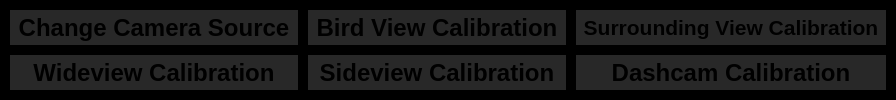
         <widget class="QWidget" name="page_calibration">
          <property name="styleSheet">
           <string notr="true">background: black;</string>
          </property>
          <layout class="QGridLayout" name="gridLayout">
           <property name="leftMargin">
            <number>10</number>
           </property>
           <property name="topMargin">
            <number>10</number>
           </property>
           <property name="rightMargin">
            <number>10</number>
           </property>
           <property name="bottomMargin">
            <number>10</number>
           </property>
           <property name="spacing">
            <number>10</number>
           </property>
           <item row="0" column="0">
            <widget class="QToolButton" name="btn_change_source">
             <property name="enabled">
              <bool>true</bool>
             </property>
             <property name="sizePolicy">
              <sizepolicy hsizetype="Minimum" vsizetype="Expanding">
               <horstretch>0</horstretch>
               <verstretch>0</verstretch>
              </sizepolicy>
             </property>
             <property name="font">
              <font>
               <pointsize>18</pointsize>
               <weight>75</weight>
               <bold>true</bold>
              </font>
             </property>
             <property name="styleSheet">
              <string notr="true">QToolButton#btn_change_source {
    background-color: #282828;
	border-radius: 20px;
}
QToolButton#btn_change_source:pressed {
	background-color: #3f3f3f;
}</string>
             </property>
             <property name="text">
              <string>Change Camera Source</string>
             </property>
             <property name="iconSize">
              <size>
               <width>140</width>
               <height>140</height>
              </size>
             </property>
             <property name="toolButtonStyle">
              <enum>Qt::ToolButtonTextUnderIcon</enum>
             </property>
             <property name="autoRaise">
              <bool>true</bool>
             </property>
            </widget>
           </item>
           <item row="0" column="1">
            <widget class="QToolButton" name="btn_calib_birdview">
             <property name="sizePolicy">
              <sizepolicy hsizetype="Minimum" vsizetype="Expanding">
               <horstretch>0</horstretch>
               <verstretch>0</verstretch>
              </sizepolicy>
             </property>
             <property name="font">
              <font>
               <pointsize>18</pointsize>
               <weight>75</weight>
               <bold>true</bold>
              </font>
             </property>
             <property name="toolTip">
              <string/>
             </property>
             <property name="layoutDirection">
              <enum>Qt::LeftToRight</enum>
             </property>
             <property name="autoFillBackground">
              <bool>false</bool>
             </property>
             <property name="styleSheet">
              <string notr="true">QToolButton#btn_calib_birdview {
    background-color: #282828;
	border-radius: 20px;
}
QToolButton#btn_calib_birdview:pressed {
	background-color: #3f3f3f;
}</string>
             </property>
             <property name="text">
              <string>Bird View Calibration</string>
             </property>
             <property name="iconSize">
              <size>
               <width>140</width>
               <height>140</height>
              </size>
             </property>
             <property name="checkable">
              <bool>false</bool>
             </property>
             <property name="popupMode">
              <enum>QToolButton::DelayedPopup</enum>
             </property>
             <property name="toolButtonStyle">
              <enum>Qt::ToolButtonTextUnderIcon</enum>
             </property>
             <property name="autoRaise">
              <bool>true</bool>
             </property>
             <property name="arrowType">
              <enum>Qt::NoArrow</enum>
             </property>
            </widget>
           </item>
           <item row="0" column="2">
            <widget class="QToolButton" name="btn_calib_surrounding_view">
             <property name="sizePolicy">
              <sizepolicy hsizetype="Minimum" vsizetype="Expanding">
               <horstretch>0</horstretch>
               <verstretch>0</verstretch>
              </sizepolicy>
             </property>
             <property name="font">
              <font>
               <pointsize>16</pointsize>
               <weight>75</weight>
               <bold>true</bold>
              </font>
             </property>
             <property name="styleSheet">
              <string notr="true">QToolButton#btn_calib_surrounding_view{
    background-color: #282828;
	border-radius: 20px;
}
QToolButton#btn_calib_surrounding_view:pressed {
	background-color: #3f3f3f;
}</string>
             </property>
             <property name="text">
              <string>Surrounding View Calibration</string>
             </property>
             <property name="iconSize">
              <size>
               <width>140</width>
               <height>140</height>
              </size>
             </property>
             <property name="toolButtonStyle">
              <enum>Qt::ToolButtonTextUnderIcon</enum>
             </property>
             <property name="autoRaise">
              <bool>true</bool>
             </property>
            </widget>
           </item>
           <item row="2" column="0">
            <widget class="QToolButton" name="btn_calib_wideview">
             <property name="enabled">
              <bool>true</bool>
             </property>
             <property name="sizePolicy">
              <sizepolicy hsizetype="Minimum" vsizetype="Expanding">
               <horstretch>0</horstretch>
               <verstretch>0</verstretch>
              </sizepolicy>
             </property>
             <property name="font">
              <font>
               <pointsize>18</pointsize>
               <weight>75</weight>
               <bold>true</bold>
              </font>
             </property>
             <property name="styleSheet">
              <string notr="true">QToolButton#btn_calib_wideview {
    background-color: #282828;
	border-radius: 20px;
}
QToolButton#btn_calib_wideview:pressed {
	background-color: #3f3f3f;
}</string>
             </property>
             <property name="text">
              <string>Wideview Calibration</string>
             </property>
             <property name="iconSize">
              <size>
               <width>140</width>
               <height>140</height>
              </size>
             </property>
             <property name="toolButtonStyle">
              <enum>Qt::ToolButtonTextUnderIcon</enum>
             </property>
             <property name="autoRaise">
              <bool>true</bool>
             </property>
            </widget>
           </item>
           <item row="2" column="1">
            <widget class="QToolButton" name="btn_calib_sideview">
             <property name="enabled">
              <bool>true</bool>
             </property>
             <property name="sizePolicy">
              <sizepolicy hsizetype="Minimum" vsizetype="Expanding">
               <horstretch>0</horstretch>
               <verstretch>0</verstretch>
              </sizepolicy>
             </property>
             <property name="font">
              <font>
               <pointsize>18</pointsize>
               <weight>75</weight>
               <bold>true</bold>
              </font>
             </property>
             <property name="styleSheet">
              <string notr="true">QToolButton#btn_calib_sideview {
    background-color: #282828;
	border-radius: 20px;
}
QToolButton#btn_calib_sideview:pressed {
	background-color: #3f3f3f;
}</string>
             </property>
             <property name="text">
              <string>Sideview Calibration</string>
             </property>
             <property name="iconSize">
              <size>
               <width>140</width>
               <height>140</height>
              </size>
             </property>
             <property name="toolButtonStyle">
              <enum>Qt::ToolButtonTextUnderIcon</enum>
             </property>
             <property name="autoRaise">
              <bool>true</bool>
             </property>
            </widget>
           </item>
           <item row="2" column="2">
            <widget class="QToolButton" name="btn_calib_dashcam">
             <property name="sizePolicy">
              <sizepolicy hsizetype="Minimum" vsizetype="Expanding">
               <horstretch>0</horstretch>
               <verstretch>0</verstretch>
              </sizepolicy>
             </property>
             <property name="font">
              <font>
               <pointsize>18</pointsize>
               <weight>75</weight>
               <bold>true</bold>
              </font>
             </property>
             <property name="styleSheet">
              <string notr="true">QToolButton#btn_calib_dashcam {
    background-color: #282828;
	border-radius: 20px;
}
QToolButton#btn_calib_dashcam:pressed {
	background-color: #3f3f3f;
}</string>
             </property>
             <property name="text">
              <string>Dashcam Calibration</string>
             </property>
             <property name="iconSize">
              <size>
               <width>64</width>
               <height>64</height>
              </size>
             </property>
             <property name="autoRaise">
              <bool>true</bool>
             </property>
            </widget>
           </item>
          </layout>
         </widget>
